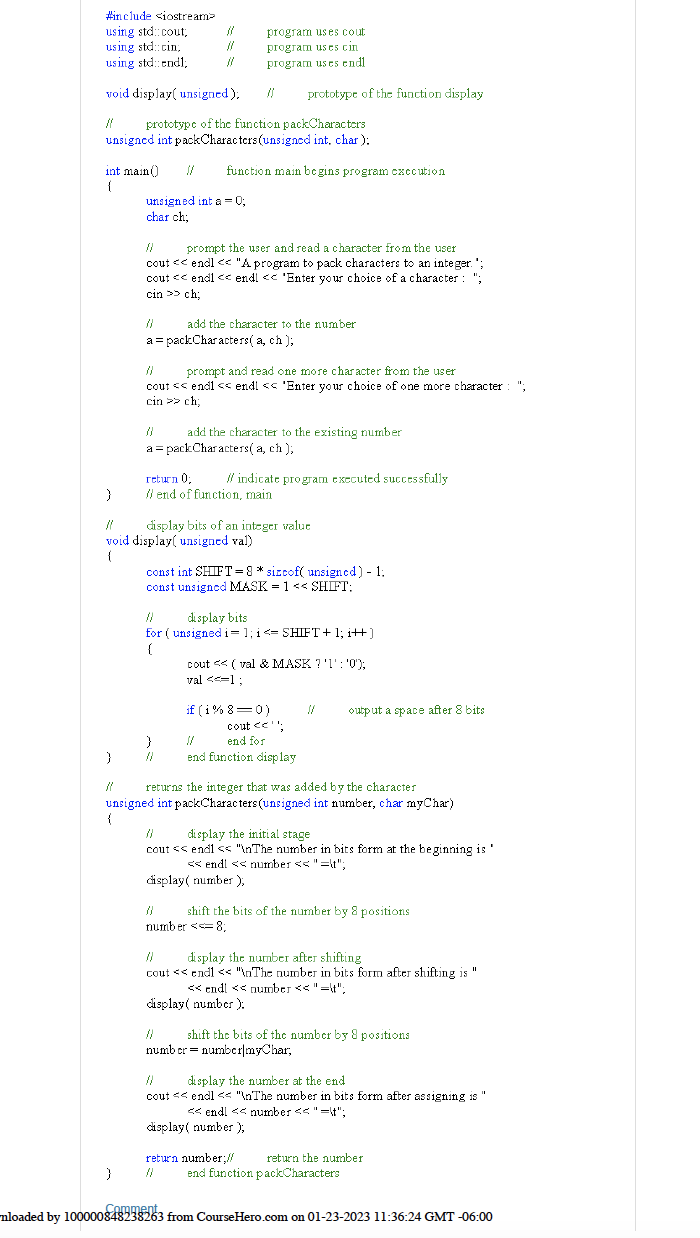
#> input picture testimage2.png, 700 x 1238 px
$ python reverseEngImage.py
#> lines starting #> are read from the running program, lines starting #| are printed output that depends on the picture
#Reverse engineering the CH blur


# importing libraries
import cv2
import numpy as np

image = cv2.imread('testimage2.png')
#> image is the input picture: shape (1238, 700, 3); mean B, G, R 249.6, 250, 249.2

cv2.imshow('Original Image', image)
cv2.waitKey(0)

# Gaussian Blur
Gaussian = cv2.GaussianBlur(image, (13, 13), 6)
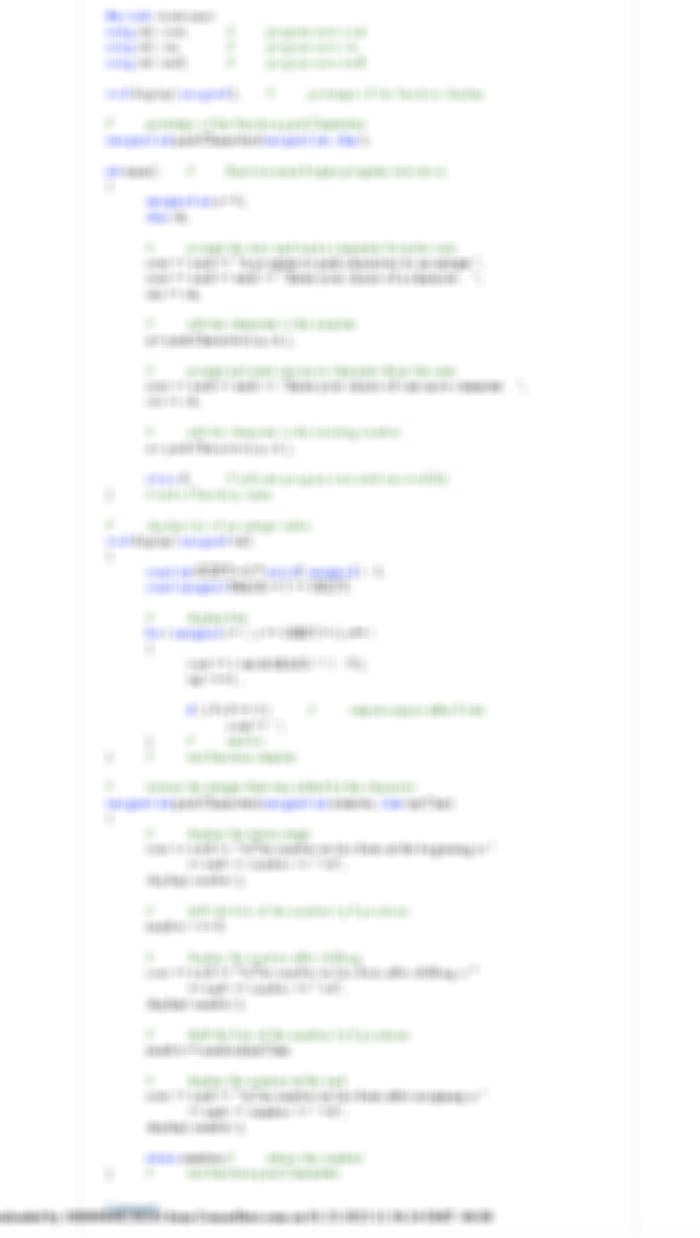
#> Gaussian: shape (1238, 700, 3); mean B, G, R 249.6, 250, 249.1
cv2.imshow('Gaussian Blurring', Gaussian)
cv2.waitKey(0)
# [10 lines of commented-out code are left out]

cv2.destroyAllWindows()

$ run again, with testimage.png copied over testimage2.png
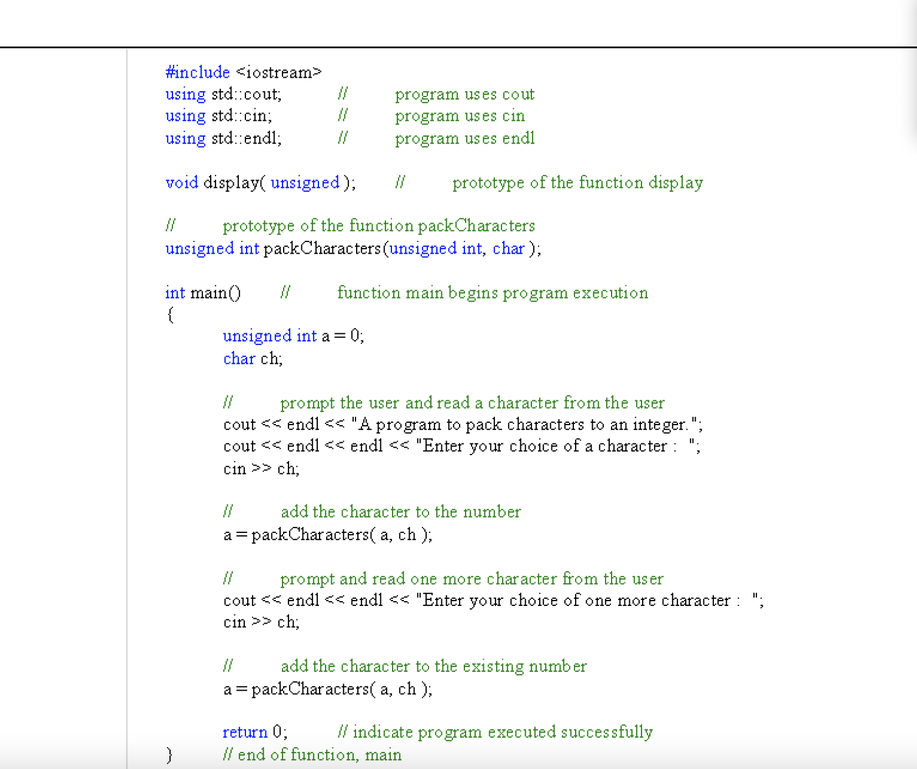
#> input picture testimage.png, 917 x 769 px, shrunk from 1558 x 1306 before the run
#> image is the input picture: shape (769, 917, 3); mean B, G, R 248.1, 248.7, 247.6
#> `Gaussian = cv2.GaussianBlur(image, (13, 13), 6)`:
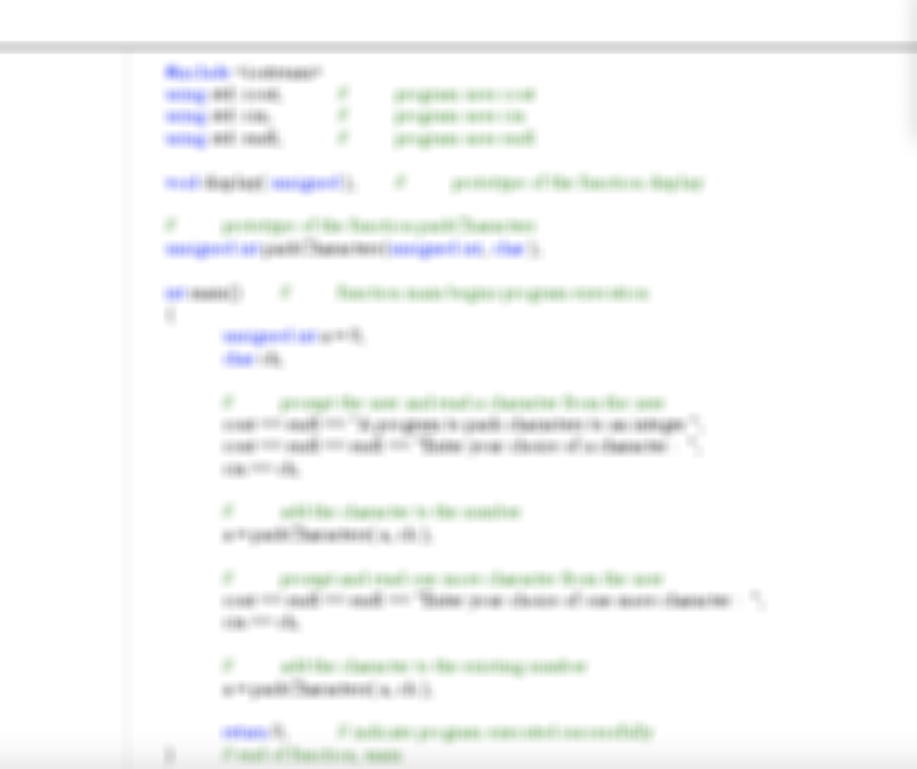
#> Gaussian: shape (769, 917, 3); mean B, G, R 248.1, 248.7, 247.6
